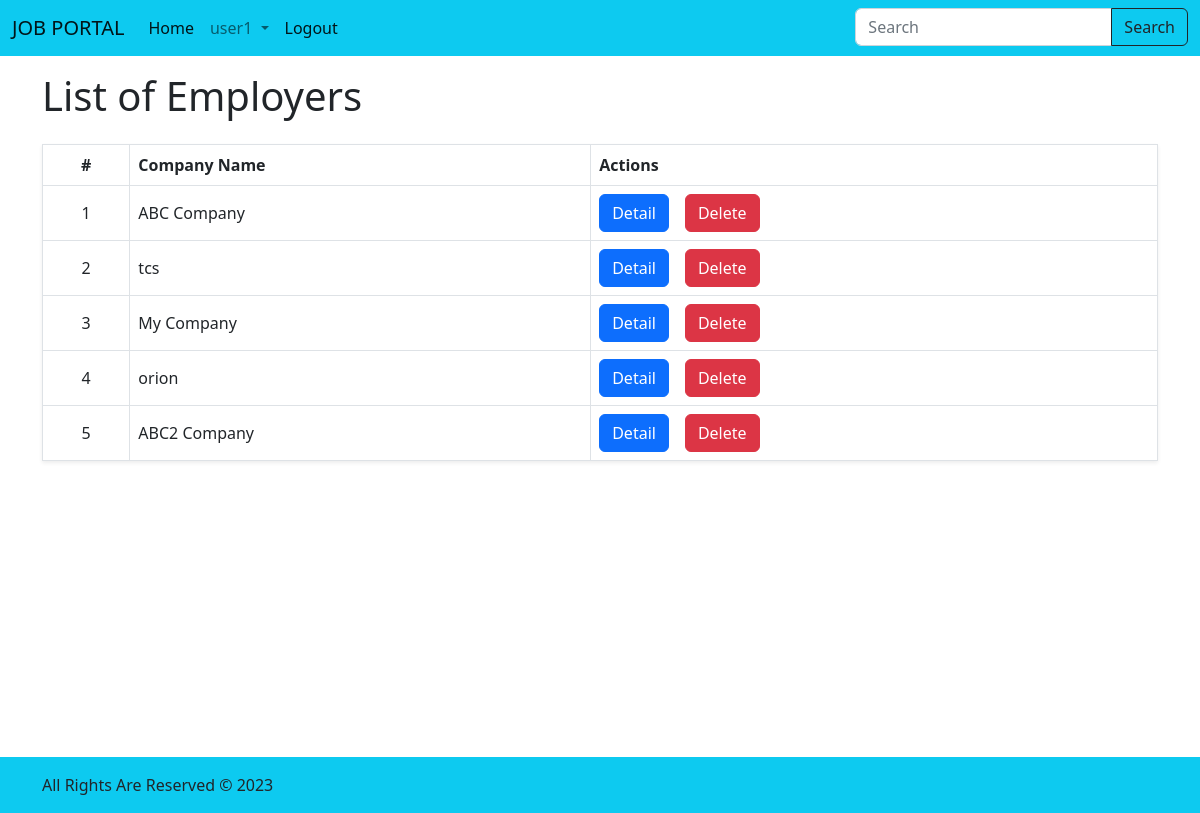
The page /accounts/employers/ (signed in) on the database its author committed.
### accounts/models.py (models this page shows, shortened)
class EmployerModel(models.Model):
    company_name = models.CharField(max_length=64)
    address = models.TextField(max_length=150)
    contact_no = models.CharField(max_length=15, blank=True, null=True)
    user = models.OneToOneField(settings.AUTH_USER_MODEL, on_delete=models.CASCADE)
    status = models.BooleanField(default=True)
    def __str__(self) -> str:
        return self.company_name or "Not Defined"

### accounts/views.py (the view)
# urls.py: path("employers/", views.EmployerListView.as_view(), name="employer_list"),
class EmployerListView(views.ListView):
    template_name = "accounts/employer/employer_list.html"
    model = models.EmployerModel
    context_object_name = "employer"

### templates/accounts/employer/employer_list.html
{% extends 'base.html' %} {% block content %}
<div class="container-lg d-flex flex-column gap-3 py-3">
  <div class="row">
    <div class="col">
      <h1>List of Employers</h1>
    </div>
  </div>
  <div class="row">
    <div class="col">
      <table class="table table-bordered align-middle shadow-sm">
        <thead>
          <tr>
            <th class="text-center">#</th>
            <th>Company Name</th>
            <th>Actions</th>
          </tr>
        </thead>
        <tbody>
          {% for employer in employer %}
          <tr>
            <td class="text-center">{{forloop.counter}}</td>
            <td>{{employer}}</td>
            <td>
              <div class="d-flex gap-3 flex-wrap">
                <a
                  href="{% url 'accounts:employer_detail' employer.id %}"
                  class="btn btn-primary"
                  >Detail</a
                >
                <a
                  href="{% url 'accounts:employer_delete' employer.id %}"
                  class="btn btn-danger"
                  >Delete</a
                >
              </div>
            </td>
          </tr>
          {% empty %}
          <tr>
            <td colspan="5">No Employer Found!</td>
          </tr>
          {% endfor %}
        </tbody>
      </table>
    </div>
  </div>
</div>
<br>
<br>
<br>
<br>
<br>
<br>
<br>
<br>
<br>
<br>
<br>
{% endblock %}

### templates/partials/navbar.html (shortened to what this page needs)
<nav class="navbar navbar-expand-lg bg-info">
  <div class="container-fluid">
    <a class="navbar-brand" href="{% url 'core:home' %}">JOB PORTAL</a>
    <div class="collapse navbar-collapse" id="navbarNavAltMarkup">
      <div class="navbar-nav w-100">
        <a
          class="nav-link active"
          aria-current="page"
          href="{% url 'core:home' %}"
          >Home</a
        >
        {% if user.is_authenticated %}
        {% if user.is_superuser %}
        <li class="nav-item dropdown">
          <a
            class="nav-link dropdown-toggle"
            href="#"
            role="button"
            data-bs-toggle="dropdown"
            aria-expanded="false"
          >
            {{user}}
          </a>
          <ul class="dropdown-menu">
            <li>
              <a class="dropdown-item" href="{% url 'accounts:create' %}"
                >Add employer</a
              >
            </li>
            <li>
              <a class="dropdown-item" href="{% url 'accounts:employer_list' %}"
                >Show employer</a
              >
            </li>
            <li>
              <a class="dropdown-item" href="{% url 'core:jobpost_list' %}"
                >Show Job Posts</a
              >
            </li>
          </ul>
        </li>
        {% elif user.jobseekermodel %}
        <li class="nav-item dropdown">
          <a
            class="nav-link dropdown-toggle"
            href="#"
            role="button"
            data-bs-toggle="dropdown"
            aria-expanded="false"
          >
            {{user}}
          </a>
        </li>
        {% endif %}
        <li class="nav-item">
          <a
            class="nav-link active"
            aria-current="page"
            href="{% url 'accounts:logout' %}"
            >Logout</a
          >
        </li>
        {% endif %}
        <li class="nav-item ms-auto me-0">
          <form
            action="{% url 'core:search' %}"
            class="d-flex"
            method="get"
            role="search"
          >
            <div class="input-group">
              <input
                class="form-control"
                type="search"
                name="keyword"
                placeholder="Search"
                aria-label="Search"
              />
              <button class="btn btn-outline-dark" type="submit">Search</button>
            </div>
          </form>
        </li>
      </div>
    </div>
  </div>
</nav>

### rows shown on the page
EmployerModel: company_name "ABC Company"
EmployerModel: company_name "tcs"
EmployerModel: company_name "My Company"
EmployerModel: company_name "orion"
EmployerModel: company_name "ABC2 Company"

### other values the page prints
{{ user }} "user1"
